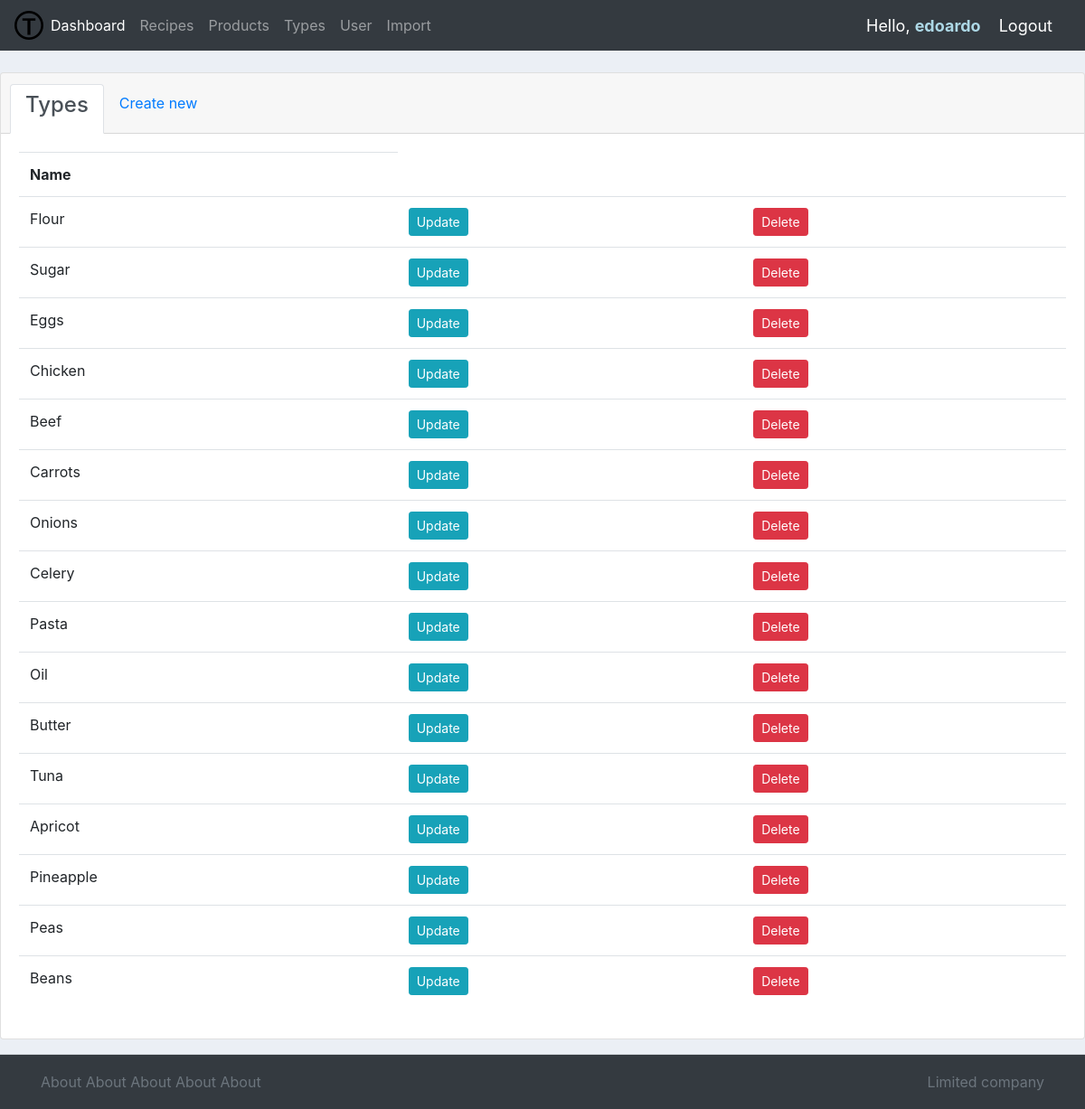
The app's page /types/ (signed in) with its own data.
### diet/models.py (models this page shows, shortened)
class Type(models.Model):
    name = models.CharField(max_length=200, null=True)

### diet/views.py (the view)
# urls.py: path('types/', views.types, name="types"),
@login_required(login_url="login")
def types(request):
    types = Type.objects.all()
    return render(request, "diet/types.html", {'types': types})

### diet/templates/diet/types.html (shortened to what this page needs)
{%  extends 'diet/main.html' %}
{% block content %}
<br>
<div class="row">
    <div class="col-md">
        <div class="card">
            <div class="card-header">
                <ul class="nav nav-tabs card-header-tabs">
                    <li class="nav-item">
                        <a class="nav-link active" href="">
                            <h4>Types
                            </h4>
                        </a>
                    </li>
                    <li class="nav-item">
                        <a class="nav-link" href="{% url 'create_type'%}">Create new
                        </a>
                    </li>
                </ul>
            </div>
            <div class="card-body">
                <table  class = "table table-borderless">
                        <tr>
                            <th>Name</th>
                        </tr>
                        {% for i in types%}
                        <tr>
                            <td>{{i.name}}</td>
                            <td><a class="btn btn-sm btn-info" href="{% url 'update_type' i.id %}">Update</a></td>
                            <td><a class="btn btn-sm btn-danger" href="{%url 'delete_type' i.id%}">Delete</a></td>
                        </tr>
                        {%endfor%}
                    </table>
                </div>
            </div>
        </div>
    </div>
{% endblock content %}

### diet/templates/diet/main.html (shortened to what this page needs)
{% load static %}
<!DOCTYPE html>
<html lang="en">
<head>
    <link rel="stylesheet" href="https://maxcdn.bootstrapcdn.com/bootstrap/4.0.0/css/bootstrap.min.css"
>
    <link rel="stylesheet" type="text/css" href="{% static '/css/main.css'%}">
</head>
<body>
{% include 'diet/navbar.html'%}
{% block content%}
{% endblock %}
<footer class="footer">
    <div class="container">
        <span class="text-muted">About</span>
        <span class="text-muted">About</span>
        <span class="text-muted">About</span>
        <span class="text-muted">About</span>
        <span class="text-muted">About</span>
        <div class="container2">
            <span class="text-muted">Limited company</span>
        </div>
    </div>
</footer>
</body>
</html>

### diet/templates/diet/navbar.html (shortened to what this page needs)
{% load static %}
<nav class="navbar navbar-expand-lg navbar-dark bg-dark">
    <img src="{% static 'images/logo2.png'%}">
    <div class="collapse navbar-collapse" id="navbarNav">
        <ul class="navbar-nav">
            <li class="nav-item active">
                <a class="nav-link" href="{% url 'home' %}">Dashboard</a>
            </li>
            <li class="nav-item">
                <a class="nav-link" href="{% url 'recipes' %}">Recipes</a>
            </li>
            <li class="nav-item">
                <a class="nav-link" href="{% url 'products' %}">Products</a>
            </li>
            <li class="nav-item">
                <a class="nav-link" href="{% url 'types' %}">Types</a>
            </li>
            <li class="nav-item">
                <a class="nav-link" href="{% url 'user_settings' %}">User</a>
            </li>
            <li class="nav-item">
                <a class="nav-link" href="{% url 'import_file' %}">Import</a>
            </li>
        </ul>
    </div>
    <span class="hello-msg">Hello,
        <span style="color:lightblue;font-weight:bold">
            {{request.user}}
        </span>
    </span>
    <span>
        <a class="hello-msg" href="{%url 'logout'%}">Logout
        </a> </span>
</nav>

### static/css/main.css (style rules this page uses)
body { background-color: #ebeff5 !important; margin-bottom: 60px; }
html { position: relative; min-height: 100%; }
.footer { position: absolute; bottom: 0; width: 100%; height: 60px; line-height: 60px; background-color: #343a40; color: #999c9f; display: inline-block; }
.container2 { clear: right; float: right; }

### diet/templates/diet/main.html (style rules this page uses)
html { position: relative; min-height: 100%; }
body { margin-bottom: 60px; }
.footer { position: absolute; bottom: 0; width: 100%; height: 60px; line-height: 60px; background-color: #343a40; color: #999c9f; display: inline-block; }
.container2 { float: right }

### diet/templates/diet/navbar.html (style rules this page uses)
.hello-msg { font-size: 18px; color: #ffffff; margin-right: 20px; }

### records on screen
Type: name "Flour"
Type: name "Sugar"
Type: name "Eggs"
Type: name "Chicken"
Type: name "Beef"
Type: name "Carrots"
Type: name "Onions"
Type: name "Celery"
Type: name "Pasta"
Type: name "Oil"
Type: name "Butter"
Type: name "Tuna"
Type: name "Apricot"
Type: name "Pineapple"
Type: name "Peas"
Type: name "Beans"

### other values on screen
{{ request.user }} "edoardo"
